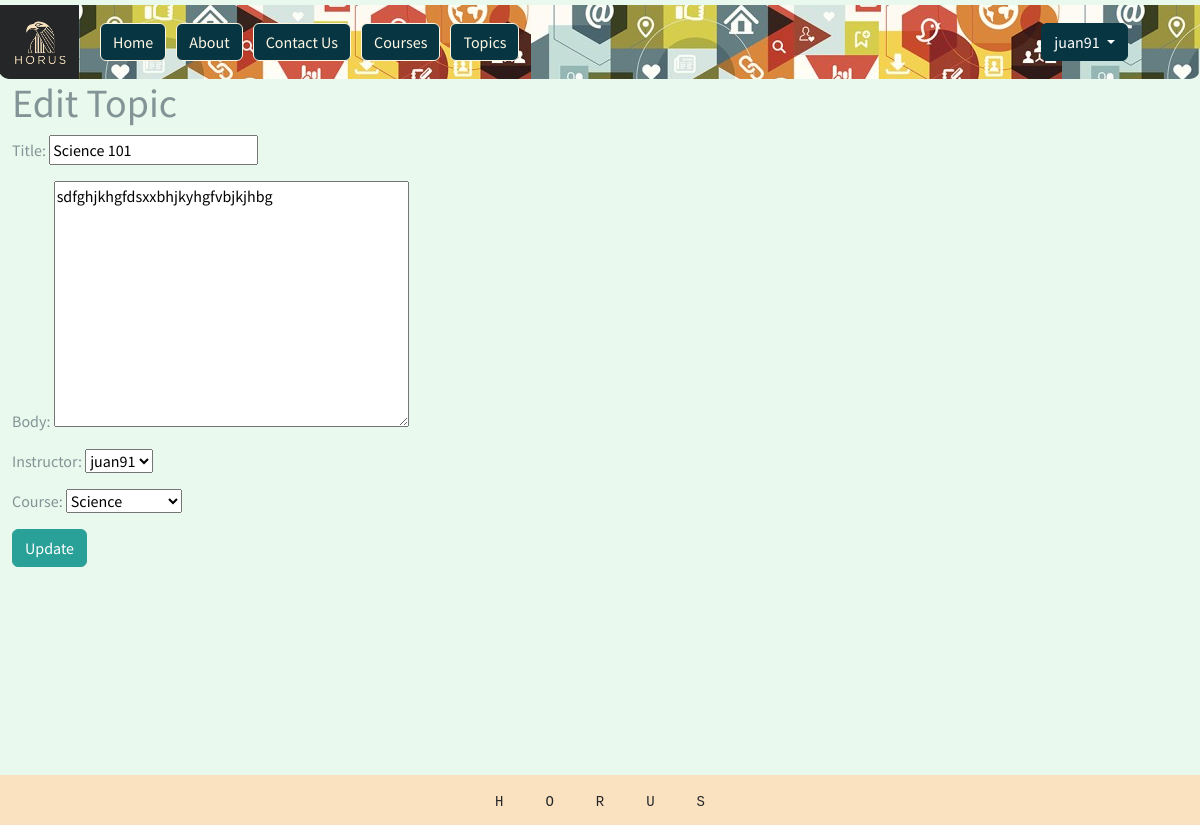
Screenshot of /courses/update/2/ (signed in) with the database file from the repository.
### courses/models.py (models this page shows, shortened)
class Lecture(models.Model):
    title = models.CharField(max_length=128)
    body = models.TextField()
    created_on = models.DateTimeField(auto_now_add=True)
    instructor = models.ForeignKey(User, on_delete=models.CASCADE, related_name="courses")
    course = models.ForeignKey(Course, on_delete=models.CASCADE, related_name="lectures")

class Course(models.Model):
    course= models.CharField(max_length=128)
    students = models.ManyToManyField(User, related_name="assigned_courses", blank=True, null=True)
    def __str__(self):
        return self.course

### courses/views.py (the view, shortened to what this page needs)
# urls.py: path("update/<int:pk>/", LectureUpdateView.as_view(), name="update_lecture"),
class LectureUpdateView(UpdateView):
    template_name = "courses/update_lecture.html"
    form_class = LectureForm
    model = Lecture

### courses/forms.py
class LectureForm(forms.ModelForm):
    class Meta:
        model = Lecture
        fields = ["title", "body", "instructor", "course"]

### templates/courses/update_lecture.html (shortened to what this page needs)
{% extends 'base.html' %}
{% load static %}
{% block css %}
<link rel="stylesheet" href="{% static 'css/edit.css' %}">
{% endblock css %}
{% block content %}
{% if user.is_superuser %}
<div class="edit">
    <h1>Edit Topic</h1>
    <form method="POST">
        {{form.as_p}}
        <input type="submit" class="btn btn-success" value="Update">
    </form>
</div>
{% endif %}
{% endblock content %}

### templates/navbar.html (shortened to what this page needs)
{% load static %}
<nav class="navbar navbar-expand-lg" data-bs-theme="dark">
    <div class="container-fluid">
        <a class="navbar-brand" href="{% url 'home' %}">
            <img class="nav-img" src="{% static 'images/logo1_1.png' %}">
        </a>
        <div class="collapse navbar-collapse" id="navbarSupportedContent">
            <ul class="navbar-nav me-auto mb-2 mb-lg-0">
                <li class="nav-item">
                    <a class="d-flex btn btn-dark btn-outline-light" aria-current="page"
                        href="{% url 'home' %}">Home</a>
                </li>
                <li class="nav-item">
                    <a class="d-flex btn btn-dark btn-outline-light" aria-current="page"
                        href="{% url 'about' %}">About</a>
                </li>
                <li class="nav-item">
                    <a class="d-flex btn btn-dark btn-outline-light" aria-current="page"
                        href="{% url 'contact' %}">Contact Us</a>
                </li>
                <li>
                    <a class="d-flex btn btn-dark btn-outline-light" aria-current="page"
                        href="{% url 'list_course' %}">Courses</a>
                </li>
                <li class="nav-item">
                    <a class="d-flex btn btn-dark btn-outline-light" aria-current="page"
                        href="{% url 'list_lecture' %}">
                        Topics</a>
                </li>
            </ul>
            <div class="login-dropdown">
                <div class="d-flex" role="login">
                    {% if user.is_authenticated %}
                    <div class="nav-item dropdown">
                        <button class="btn btn-dark dropdown-toggle" href="#" role="button" data-bs-toggle="dropdown"
                            aria-expanded="false">
                            {{ user.username }}
                        </button>
                    </div>
                    {% else %}
                    <a href="{% url 'login' %}" class="btn btn-outline-dark">Log In</a>
                    {% endif %}
                </div>
            </div>
        </div>
    </div>
</nav>

### static/css/base.css (style rules this page uses)
:root { --primary-color-1: rgb(110, 197, 183); --primary-color-2: rgb(31, 187, 161); --secondary-color-1: rgba(153, 227, 171, 0.208); --secondary-color-2: rgba(0, 0, 0, 0.605); --text-color-1: rgb(175, 242, 239); --text-color-2: rgb(31, 187, 161); --text-color-3: rgba(0, 139, 139, 0.959); --text-color-4: rgb(44, 45, 45); --text-color-5: rgba(0, 62, 72, 0.729); --text-color-6: rgb(0, 63, 72); --bk-color-1: rgb(37, 38, 40); --bk-color-2: rgb(250, 226, 192); --bk-color-3: rgb(224, 197, 219); }
html, body { padding: 0; margin: 0; min-height: 100vh; }
nav { background-color: var(--primary-color-1); }
li { margin: 5px; }
body { background-color: var(--secondary-color-1); }

### static/css/navbar.css (style rules this page uses)
.navbar { margin-top: 5px; border-radius: 0px 0px 10px 10px; background-image: url('/static/images/backgroundnav.jpg'); background-color: rgba(255, 255, 255, 0.5); }
.navbar .login-dropdown { margin-right: 60px; }
.navbar img { max-width: 80px; border-radius: 0px 0px 0px 10px; margin-top: -13px; margin-bottom: -13px; margin-left: -13px; }

### rows the page displays
Lecture: title "Science 101", body "sdfghjkhgfdsxxbhjkyhgfvbjkjhbg", instructor "juan91"
Course: course "Science"

### other values shown
{{ user.username }} "juan91"
